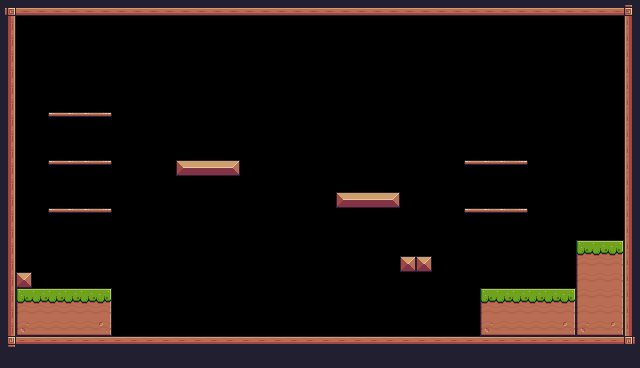

Below is a game level as drawn by its tile map, then a one-line description and the .tmx file that defines it, in full:
An orthogonal 40x23 tile map with 16x16 px tiles, 1 tile layer (Background) and 32 objects (11x Fruit, 7x Platform, Player, Chicken, Saw, ...).

<map version="1.10" tiledversion="1.11.2" orientation="orthogonal" renderorder="right-down" width="40" height="23" tilewidth="16" tileheight="16" infinite="0" nextlayerid="4" nextobjectid="59">
 <tileset firstgid="1" source="Pixel Adventure.tsx" />
 <layer id="1" name="Background" width="40" height="23">
  <properties>
   <property name="BackgroundColor" value="Brown" />
  </properties>
  <data encoding="csv">
92,134,134,134,134,134,134,134,134,134,134,134,134,134,134,134,134,134,134,134,134,134,134,134,134,134,134,134,134,134,134,134,134,134,134,134,134,134,134,93,
113,0,0,0,0,0,0,0,0,0,0,0,0,0,0,0,0,0,0,0,0,0,0,0,0,0,0,0,0,0,0,0,0,0,0,0,0,0,0,111,
113,0,0,0,0,0,0,0,0,0,0,0,0,0,0,0,0,0,0,0,0,0,0,0,0,0,0,0,0,0,0,0,0,0,0,0,0,0,0,111,
113,0,0,0,0,0,0,0,0,0,0,0,0,0,0,0,0,0,0,0,0,0,0,0,0,0,0,0,0,0,0,0,0,0,0,0,0,0,0,111,
113,0,0,0,0,0,0,0,0,0,0,0,0,0,0,0,0,0,0,0,0,0,0,0,0,0,0,0,0,0,0,0,0,0,0,0,0,0,0,111,
113,0,0,0,0,0,0,0,0,0,0,0,0,0,0,0,0,0,0,0,0,0,0,0,0,0,0,0,0,0,0,0,0,0,0,0,0,0,0,111,
113,0,0,0,0,0,0,0,0,0,0,0,0,0,0,0,0,0,0,0,0,0,0,0,0,0,0,0,0,0,0,0,0,0,0,0,0,0,0,111,
113,0,0,40,41,41,42,0,0,0,0,0,0,0,0,0,0,0,0,0,0,0,0,0,0,0,0,0,0,0,0,0,0,0,0,0,0,0,0,111,
113,0,0,0,0,0,0,0,0,0,0,0,0,0,0,0,0,0,0,0,0,0,0,0,0,0,0,0,0,0,0,0,0,0,0,0,0,0,0,111,
113,0,0,0,0,0,0,0,0,0,0,0,0,0,0,0,0,0,0,0,0,0,0,0,0,0,0,0,0,0,0,0,0,0,0,0,0,0,0,111,
113,0,0,40,41,41,42,0,0,0,0,13,14,14,15,0,0,0,0,0,0,0,0,0,0,0,0,0,0,40,41,41,42,0,0,0,0,0,0,111,
113,0,0,0,0,0,0,0,0,0,0,0,0,0,0,0,0,0,0,0,0,0,0,0,0,0,0,0,0,0,0,0,0,0,0,0,0,0,0,111,
113,0,0,0,0,0,0,0,0,0,0,0,0,0,0,0,0,0,0,0,0,13,14,14,15,0,0,0,0,0,0,0,0,0,0,0,0,0,0,111,
113,0,0,40,41,41,42,0,0,0,0,0,0,0,0,0,0,0,0,0,0,0,0,0,0,0,0,0,0,40,41,41,42,0,0,0,0,0,0,111,
113,0,0,0,0,0,0,0,0,0,0,0,0,0,0,0,0,0,0,0,0,0,0,0,0,0,0,0,0,0,0,0,0,0,0,0,0,0,0,111,
113,0,0,0,0,0,0,0,0,0,0,0,0,0,0,0,0,0,0,0,0,0,0,0,0,0,0,0,0,0,0,0,0,0,0,0,7,8,9,111,
113,0,0,0,0,0,0,0,0,0,0,0,0,0,0,0,0,0,0,0,0,0,0,0,0,35,35,0,0,0,0,0,0,0,0,0,29,30,31,111,
113,35,0,0,0,0,0,0,0,0,0,0,0,0,0,0,0,0,0,0,0,0,0,0,0,0,0,0,0,0,0,0,0,0,0,0,29,30,31,111,
113,7,8,8,8,8,9,0,0,0,0,0,0,0,0,0,0,0,0,0,0,0,0,0,0,0,0,0,0,0,7,8,8,8,8,9,29,30,31,111,
113,29,30,30,30,30,31,0,0,0,0,0,0,0,0,0,0,0,0,0,0,0,0,0,0,0,0,0,0,0,29,30,30,30,30,31,29,30,31,111,
113,51,52,52,52,52,53,0,0,0,0,0,0,0,0,0,0,0,0,0,0,0,0,0,0,0,0,0,0,0,51,52,52,52,52,53,51,52,53,111,
114,90,90,90,90,90,90,90,90,90,90,90,90,90,90,90,90,90,90,90,90,90,90,90,90,90,90,90,90,90,90,90,90,90,90,90,90,90,90,115,
24,24,24,24,24,24,24,24,24,24,24,24,24,24,24,24,24,24,24,24,24,24,24,24,24,24,24,24,24,24,24,24,24,24,24,24,24,24,24,24
</data>
 </layer>
 <objectgroup id="2" name="Spawnpoints" class="Player">
  <object id="4" name="Player" type="Player" x="80" y="256" width="32" height="32" />
  <object id="33" name="Bananas" type="Fruit" x="80" y="80" width="32" height="32" />
  <object id="37" name="Orange" type="Fruit" x="80" y="128" width="32" height="32" />
  <object id="38" name="Apple" type="Fruit" x="80" y="176" width="32" height="32" />
  <object id="42" name="Cherries" type="Fruit" x="176" y="128" width="32" height="32" />
  <object id="43" name="Cherries" type="Fruit" x="208" y="128" width="32" height="32" />
  <object id="44" name="Cherries" type="Fruit" x="192" y="96" width="32" height="32" />
  <object id="45" name="Cherries" type="Fruit" x="336" y="160" width="32" height="32" />
  <object id="46" name="Cherries" type="Fruit" x="368" y="160" width="32" height="32" />
  <object id="47" name="Cherries" type="Fruit" x="352" y="128" width="32" height="32" />
  <object id="48" name="Kiwi" type="Fruit" x="480" y="128" width="32" height="32" />
  <object id="50" name="Kiwi" type="Fruit" x="480" y="176" width="32" height="32" />
  <object id="51" name="Chicken" type="Chicken" x="352" y="304" width="32" height="32">
   <properties>
    <property name="offNeg" type="float" value="15" />
    <property name="offPos" type="float" value="6" />
   </properties>
  </object>
  <object id="54" type="Saw" x="272" y="128" width="32" height="32">
   <properties>
    <property name="isVertical" type="bool" value="true" />
    <property name="offNeg" type="float" value="7" />
    <property name="offPos" type="float" value="6" />
   </properties>
  </object>
  <object id="56" type="Checkpoint" x="560" y="176" width="64" height="64" />
 </objectgroup>
 <objectgroup id="3" name="Collisions">
  <object id="12" x="0" y="0" width="16" height="352" />
  <object id="13" x="0" y="0" width="640" height="16" />
  <object id="14" x="624" y="0" width="16" height="352" />
  <object id="15" x="0" y="336" width="640" height="16" />
  <object id="16" x="16" y="272" width="16" height="16" />
  <object id="18" x="16" y="288" width="96" height="48" />
  <object id="19" x="480" y="288" width="96" height="48" />
  <object id="21" x="336" y="192" width="64" height="16" />
  <object id="22" x="176" y="160" width="64" height="16" />
  <object id="23" type="Platform" x="480" y="160" width="48" height="16" />
  <object id="26" type="Platform" x="464" y="160" width="64" height="16" />
  <object id="27" type="Platform" x="464" y="208" width="64" height="16" />
  <object id="28" type="Platform" x="48" y="208" width="64" height="16" />
  <object id="29" type="Platform" x="48" y="160" width="64" height="16" />
  <object id="30" type="Platform" x="48" y="112" width="64" height="16" />
  <object id="55" x="576" y="240" width="48" height="96" />
  <object id="58" type="Platform" x="400" y="256" width="32" height="16" />
 </objectgroup>
</map>
